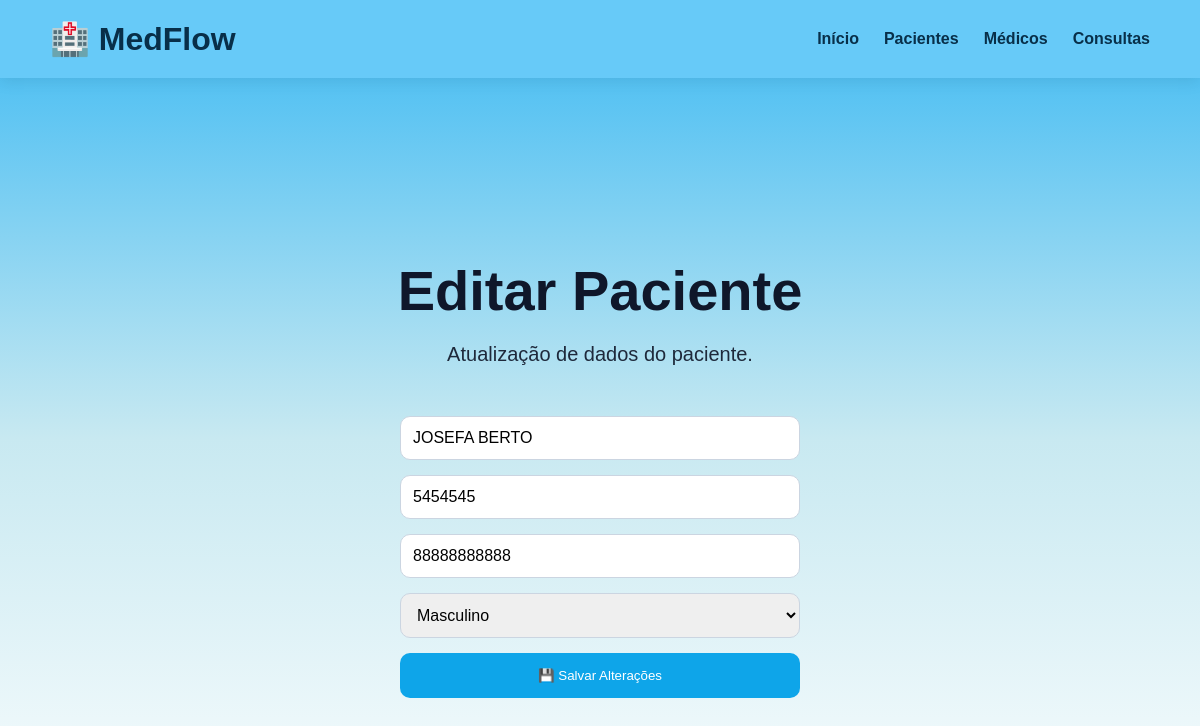
The page /editar-paciente/11 on the database its author committed.
### tables this page shows
CREATE TABLE pacientes (
                   id INTEGER PRIMARY KEY AUTOINCREMENT,
                   nome TEXT NOT NULL,
                   idade INTEGER,
                   telefone TEXT,
                   genero TEXT
                   );

### app.py (the view, shortened to what this page needs)
@app.route("/editar-paciente/<int:id>", methods=["GET", "POST"])
def editar_paciente(id):
    conexao = conectar()
    cursor = conexao.cursor()
    cursor.execute("SELECT * FROM pacientes WHERE id = ?", (id,))
    paciente = cursor.fetchone()
    conexao.close()
    return render_template(
        "editar_paciente.html",
        paciente=paciente
    )

### database/conexao.py (called while the page is built)
def conectar():
    conexao = sqlite3.connect('medflow.db')
    return conexao

### templates/editar_paciente.html (shortened to what this page needs)
<!DOCTYPE html>
<html lang="pt-br">
<head>
    <link rel="stylesheet" href="{{ url_for('static', filename='css/style.css') }}">
</head>
<body>
    <nav class="navbar">
        <div class="logo">🏥 MedFlow</div>
        <div class="menu">
            <a href="/">Início</a>
            <a href="/pacientes">Pacientes</a>
            <a href="/medicos">Médicos</a>
            <a href="/consultas">Consultas</a>
        </div>
    </nav>
    <section class="hero">
        <h1>Editar Paciente</h1>
        <p>Atualização de dados do paciente.</p>
        <form method="POST" class="formulario">
            <input
                type="text"
                name="nome"
                value="{{ paciente[1] }}"
                required
            >
            <input
                type="number"
                name="idade"
                value="{{ paciente[2] }}"
                required
            >
            <input
                type="text"
                name="telefone"
                value="{{ paciente[3] }}"
                required
            >
            <select name="genero" required>
                <option value="masculino"
                    {% if paciente[4] == "masculino" %}selected{% endif %}>
                    Masculino
                </option>
            </select>
            <button type="submit" class="btn">
                💾 Salvar Alterações
            </button>
        </form>
    </section>
</body>
</html>

### static/css/style.css (style rules this page uses)
* { margin: 0; padding: 0; box-sizing: border-box; }
body { font-family: Arial, sans-serif; background: linear-gradient( 180deg, #3bb9f3 0%, #c8e9f1 50%, #ffffff 100% ); color: #1e293b; }
.navbar { background: #67caf8; display: flex; justify-content: space-between; align-items: center; padding: 20px 50px; box-shadow: 0 4px 15px rgba(0,0,0,0.08); position: sticky; top: 0; z-index: 1000; }
.logo { font-size: 32px; font-weight: 700; color: #082f49; }
.menu { display: flex; gap: 25px; }
.menu a { color: #082f49; text-decoration: none; font-weight: 600; transition: 0.3s; }
.hero { height: 85vh; display: flex; flex-direction: column; justify-content: center; align-items: center; text-align: center; padding: 20px; }
.hero h1 { font-size: 56px; margin-bottom: 20px; }
.hero p { font-size: 20px; max-width: 700px; margin-bottom: 20px; }
.btn { background-color: #0ea5e9; color: white; padding: 15px 30px; border-radius: 10px; text-decoration: none; transition: 0.3s; }
.hero { min-height: 100vh; }
.hero h1 { color: #0f172a; }
.formulario { display: flex; flex-direction: column; gap: 15px; width: 400px; margin-top: 30px; }
.formulario input, .formulario select { padding: 12px; border: 1px solid #cbd5e1; border-radius: 10px; font-size: 16px; }
.formulario button { border: none; cursor: pointer; }

### rows shown on the page
pacientes: nome "JOSEFA BERTO", idade "5454545", telefone "88888888888", genero "Masculino"
